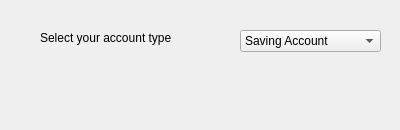
<?xml version="1.0" encoding="UTF-8"?>
<ui version="4.0">
 <class>Dialog</class>
 <widget class="QDialog" name="Dialog">
  <property name="geometry">
   <rect>
    <x>0</x>
    <y>0</y>
    <width>400</width>
    <height>130</height>
   </rect>
  </property>
  <property name="windowTitle">
   <string>Dialog</string>
  </property>
  <widget class="QLabel" name="label">
   <property name="geometry">
    <rect>
     <x>40</x>
     <y>30</y>
     <width>151</width>
     <height>16</height>
    </rect>
   </property>
   <property name="text">
    <string>Select your account type</string>
   </property>
  </widget>
  <widget class="QLabel" name="labelAccountType">
   <property name="geometry">
    <rect>
     <x>60</x>
     <y>70</y>
     <width>261</width>
     <height>31</height>
    </rect>
   </property>
   <property name="text">
    <string/>
   </property>
  </widget>
  <widget class="QComboBox" name="comboBoxAccountType">
   <property name="geometry">
    <rect>
     <x>240</x>
     <y>30</y>
     <width>141</width>
     <height>22</height>
    </rect>
   </property>
   <item>
    <property name="text">
     <string>Saving Account</string>
    </property>
   </item>
   <item>
    <property name="text">
     <string>Current Account</string>
    </property>
   </item>
   <item>
    <property name="text">
     <string>Recurring Deposit Account</string>
    </property>
   </item>
   <item>
    <property name="text">
     <string>Fixed Deposit Account</string>
    </property>
   </item>
  </widget>
 </widget>
 <resources/>
 <connections/>
</ui>
